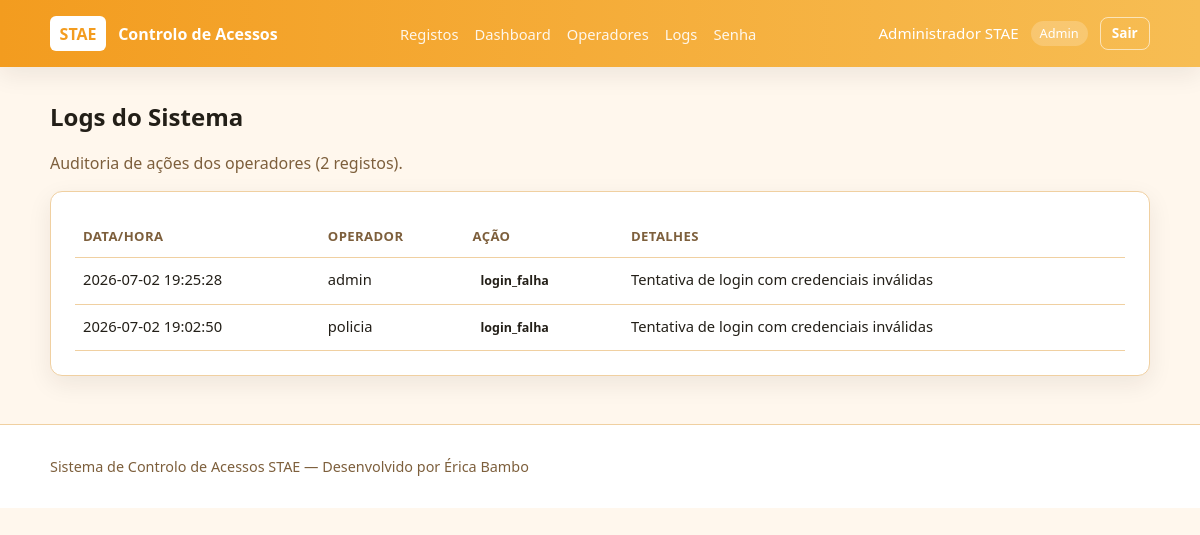
The app's page /logs (signed in), older data.
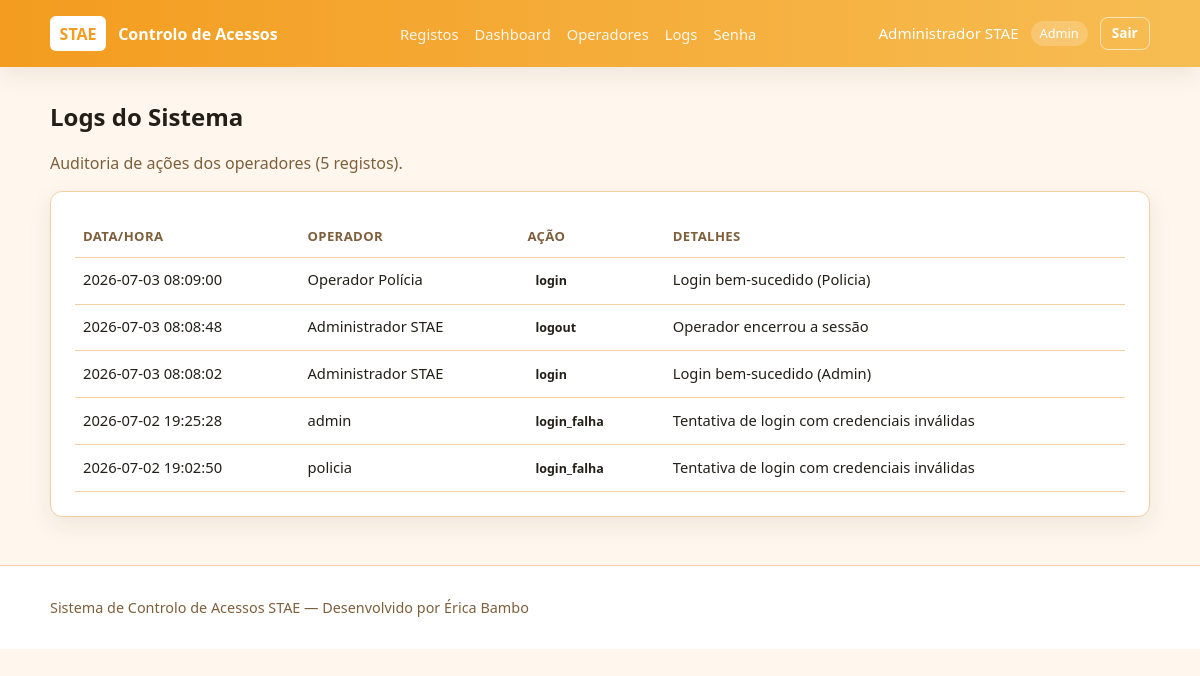
The same page, newer data.
### tables this page shows
CREATE TABLE logs_operador (
                    id INTEGER PRIMARY KEY AUTOINCREMENT,
                    operador_id INTEGER,
                    operador_nome TEXT,
                    acao TEXT NOT NULL,
                    detalhes TEXT,
                    criado_em TIMESTAMP NOT NULL DEFAULT CURRENT_TIMESTAMP,
                    FOREIGN KEY (operador_id) REFERENCES operadores (id) ON DELETE SET NULL
                );

### app/routes/admin.py (the view)
@admin_bp.route("/logs")
def logs():
    redirecionar = _requer_login() or _requer_permissao("ver_logs")
    if redirecionar:
        return redirecionar
    pagina = max(int(request.args.get("pagina", 1)), 1)
    total = contar_logs()
    logs_lista = listar_logs(limite=PER_PAGE, pagina=pagina)
    total_paginas = max(ceil(total / PER_PAGE), 1)
    return render_template(
        "admin_logs.html",
        logs=logs_lista,
        pagina=pagina,
        total_paginas=total_paginas,
        total=total,
    )

### app/backend.py (called while the page is built, shortened)
def _is_testing():
    return os.environ.get("FLASK_ENV") == "testing" or os.environ.get("PYTEST_CURRENT_TEST") is not None

def _get_sqlite_path(url_or_path=None):
    candidate = url_or_path or os.environ.get("STAE_SQLITE_PATH", DATABASE_PATH)
    if candidate.startswith("sqlite:///"):
        candidate = candidate.replace("sqlite:///", "", 1)
    if candidate.startswith("sqlite://"):
        candidate = candidate.replace("sqlite://", "", 1)
    return candidate

def listar_logs(limite=100, pagina=1):
    offset = max(pagina - 1, 0) * limite
    with BACKEND.get_db() as conn:
        with conn.cursor() as cursor:
            param = "?" if BACKEND.kind == "sqlite" else "%s"
            cursor.execute(f"SELECT * FROM logs_operador ORDER BY criado_em DESC LIMIT {param} OFFSET {param}", (limite, offset))
            rows = cursor.fetchall()
            return [dict(row) for row in rows]

def contar_logs():
    with BACKEND.get_db() as conn:
        with conn.cursor() as cursor:
            cursor.execute("SELECT COUNT(*) AS total FROM logs_operador")
            row = cursor.fetchone()
            return row["total"] if row else 0

    def __enter__(self):
        return self.cursor

    def __exit__(self, exc_type, exc_val, exc_tb):
        self.cursor.close()

    def cursor(self):
        return SQLiteCursorWrapper(self.conn.cursor())

    def commit(self):
        self.conn.commit()

    def close(self):
        self.conn.close()

    def get_connection(self):
        if _is_testing():
            conn = sqlite3.connect("banco_teste.db")
            conn.row_factory = lambda cursor, row: {col[0]: row[idx] for idx, col in enumerate(cursor.description)}
            conn.execute("PRAGMA foreign_keys = ON")
            return SQLiteConnectionWrapper(conn)
        sqlite_path = _get_sqlite_path(DB_URL if DB_URL and str(DB_URL).startswith("sqlite") else os.environ.get("STAE_SQLITE_PATH", DATABASE_PATH))
        sqlite_dir = os.path.dirname(sqlite_path) or "."
        os.makedirs(sqlite_dir, exist_ok=True)
        conn = sqlite3.connect(sqlite_path)
        conn.row_factory = lambda cursor, row: {col[0]: row[idx] for idx, col in enumerate(cursor.description)}
        conn.execute("PRAGMA foreign_keys = ON")
        return SQLiteConnectionWrapper(conn)

### app/routes/admin.py (called while the page is built)
def _requer_login():
    if not session.get("operador_id"):
        return redirect(url_for("auth.login"))
    return None

### app/utils/permissions.py (called while the page is built)
def tem_permissao(tipo_operador, permissao):
    return permissao in PERMISSOES.get(tipo_operador, set())

### templates/admin_logs.html (shortened to what this page needs)
{% extends "base.html" %}
{% block content %}
<section class="page-header">
    <h1>Logs do Sistema</h1>
    <p>Auditoria de ações dos operadores ({{ total }} registos).</p>
</section>
<div class="card registos-recentes">
    <div class="table-wrap">
        <table>
            <thead>
                <tr>
                    <th>Data/Hora</th>
                    <th>Operador</th>
                    <th>Ação</th>
                    <th>Detalhes</th>
                </tr>
            </thead>
            <tbody>
                {% for log in logs %}
                <tr>
                    <td>{{ log.criado_em }}</td>
                    <td>{{ log.operador_nome or '—' }}</td>
                    <td><span class="tag">{{ log.acao }}</span></td>
                    <td>{{ log.detalhes or '—' }}</td>
                </tr>
                {% endfor %}
            </tbody>
        </table>
    </div>
</div>
{% endblock %}

### templates/base.html (shortened to what this page needs)
<!DOCTYPE html>
<html lang="pt">
<head>
    <link rel="stylesheet" href="{{ url_for('static', filename='css/style.css') }}">
</head>
<body>
    <header class="topbar">
        <div class="container topbar-inner">
            <div class="brand">
                <span class="brand-mark">STAE</span>
                <span class="brand-text">Controlo de Acessos</span>
            </div>
            {% if session.get('operador_nome') %}
            <nav class="nav-links">
                <a href="{{ url_for('registos.menu') }}">Registos</a>
                {% if session.operador_tipo == 'Admin' %}
                <a href="{{ url_for('admin.dashboard') }}">Dashboard</a>
                <a href="{{ url_for('admin.operadores') }}">Operadores</a>
                <a href="{{ url_for('admin.logs') }}">Logs</a>
                {% endif %}
                <a href="{{ url_for('admin.alterar_senha') }}">Senha</a>
            </nav>
            <div class="user-info">
                <span>{{ session.operador_nome }}</span>
                <span class="badge">{{ session.operador_tipo }}</span>
                <a class="btn btn-outline btn-sm" href="{{ url_for('auth.logout') }}">Sair</a>
            </div>
            {% endif %}
        </div>
    </header>
    <main class="container main-content">
        {% block content %}{% endblock %}
    </main>
    <footer class="footer">
        <div class="container">
            <p>Sistema de Controlo de Acessos STAE &mdash; Desenvolvido por Érica Bambo</p>
        </div>
    </footer>
</body>
</html>

### static/css/style.css (style rules this page uses)
:root { --bg: #fff7ed; --surface: #ffffff; --text: #231f18; --muted: #7d5f3c; --primary: #f39c1f; --primary-hover: #d97b12; --border: #f0d0a1; --success: #2f7b3c; --success-bg: #e9f4e8; --error: #b42318; --error-bg: #fdecea; --shadow: 0 8px 24px rgba(35, 30, 22, 0.08); }
* { box-sizing: border-box; }
body { margin: 0; font-family: "Segoe UI", Tahoma, Geneva, Verdana, sans-serif; background: var(--bg); color: var(--text); line-height: 1.5; min-height: 100vh; }
.container { width: min(1100px, 92%); margin: 0 auto; }
.topbar { background: linear-gradient(90deg, #f39c1f 0%, #f7bd53 100%); color: #fff; padding: 1rem 0; box-shadow: var(--shadow); }
.topbar-inner { display: flex; justify-content: space-between; align-items: center; gap: 1rem; }
.brand { display: flex; align-items: center; gap: 0.75rem; }
.brand-mark { background: #fff; color: var(--primary); font-weight: 700; padding: 0.35rem 0.6rem; border-radius: 6px; }
.brand-text { font-weight: 600; }
.user-info { display: flex; align-items: center; gap: 0.75rem; font-size: 0.95rem; }
.badge { background: rgba(255, 255, 255, 0.2); padding: 0.2rem 0.55rem; border-radius: 999px; font-size: 0.8rem; }
.main-content { padding: 2rem 0 3rem; }
.footer { border-top: 1px solid var(--border); background: var(--surface); padding: 1rem 0; color: var(--muted); font-size: 0.9rem; }
.page-header h1 { margin: 0 0 0.25rem; }
.page-header p, .subtitle, .card-desc { color: var(--muted); }
.card { background: var(--surface); border: 1px solid var(--border); border-radius: 12px; padding: 1.5rem; box-shadow: var(--shadow); }
.btn { display: inline-block; border: none; border-radius: 8px; padding: 0.65rem 1rem; font-size: 0.95rem; font-weight: 600; cursor: pointer; text-decoration: none; transition: background 0.15s ease; }
.btn-outline { background: transparent; color: #fff; border: 1px solid rgba(255, 255, 255, 0.6); }
.btn-sm { padding: 0.35rem 0.7rem; font-size: 0.85rem; }
.table-wrap { overflow-x: auto; }
table { width: 100%; border-collapse: collapse; font-size: 0.92rem; }
th, td { padding: 0.65rem 0.5rem; border-bottom: 1px solid var(--border); text-align: left; vertical-align: top; }
th { font-size: 0.82rem; text-transform: uppercase; letter-spacing: 0.03em; color: var(--muted); }
.tag { display: inline-block; padding: 0.15rem 0.5rem; border-radius: 999px; font-size: 0.78rem; font-weight: 600; }
.nav-links { display: flex; gap: 1rem; flex-wrap: wrap; }
.nav-links a { color: #fff; text-decoration: none; font-size: 0.92rem; opacity: 0.9; }

Row changes from the older to the newer data that the page shows:
added logs_operador: criado_em "2026-07-03 08:09:00", operador_nome "Operador Polícia", acao "login", detalhes "Login bem-sucedido (Policia)"
added logs_operador: criado_em "2026-07-03 08:08:48", operador_nome "Administrador STAE", acao "logout", detalhes "Operador encerrou a sessão"
added logs_operador: criado_em "2026-07-03 08:08:02", operador_nome "Administrador STAE", acao "login", detalhes "Login bem-sucedido (Admin)"
Text that changed along with them:
{{ total }}: "2" → "5"
